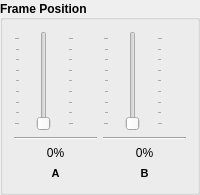
         <widget class="QGroupBox" name="groupBox_14">
          <property name="font">
           <font>
            <weight>75</weight>
            <bold>true</bold>
           </font>
          </property>
          <property name="title">
           <string>Frame Position</string>
          </property>
          <property name="alignment">
           <set>Qt::AlignLeading|Qt::AlignLeft|Qt::AlignVCenter</set>
          </property>
          <layout class="QHBoxLayout" name="horizontalLayout_57">
           <item>
            <layout class="QVBoxLayout" name="verticalLayout_64">
             <item>
              <spacer name="verticalSpacer_53">
               <property name="orientation">
                <enum>Qt::Vertical</enum>
               </property>
               <property name="sizeType">
                <enum>QSizePolicy::Minimum</enum>
               </property>
               <property name="sizeHint" stdset="0">
                <size>
                 <width>20</width>
                 <height>0</height>
                </size>
               </property>
              </spacer>
             </item>
             <item>
              <widget class="QSlider" name="slider_frame_0_position">
               <property name="sizePolicy">
                <sizepolicy hsizetype="Minimum" vsizetype="Expanding">
                 <horstretch>0</horstretch>
                 <verstretch>0</verstretch>
                </sizepolicy>
               </property>
               <property name="minimumSize">
                <size>
                 <width>60</width>
                 <height>100</height>
                </size>
               </property>
               <property name="maximumSize">
                <size>
                 <width>60</width>
                 <height>200</height>
                </size>
               </property>
               <property name="font">
                <font>
                 <weight>50</weight>
                 <bold>false</bold>
                </font>
               </property>
               <property name="minimum">
                <number>0</number>
               </property>
               <property name="maximum">
                <number>32767</number>
               </property>
               <property name="orientation">
                <enum>Qt::Vertical</enum>
               </property>
               <property name="tickPosition">
                <enum>QSlider::TicksBothSides</enum>
               </property>
               <property name="tickInterval">
                <number>4096</number>
               </property>
              </widget>
             </item>
             <item>
              <widget class="Line" name="line">
               <property name="orientation">
                <enum>Qt::Horizontal</enum>
               </property>
              </widget>
             </item>
             <item>
              <widget class="QLabel" name="lbl_position_0">
               <property name="font">
                <font>
                 <weight>50</weight>
                 <bold>false</bold>
                </font>
               </property>
               <property name="text">
                <string>0%</string>
               </property>
               <property name="alignment">
                <set>Qt::AlignCenter</set>
               </property>
              </widget>
             </item>
             <item>
              <widget class="QLabel" name="lbl_filter_cutoff_13">
               <property name="minimumSize">
                <size>
                 <width>0</width>
                 <height>15</height>
                </size>
               </property>
               <property name="maximumSize">
                <size>
                 <width>16777215</width>
                 <height>15</height>
                </size>
               </property>
               <property name="font">
                <font>
                 <pointsize>8</pointsize>
                 <weight>75</weight>
                 <bold>true</bold>
                </font>
               </property>
               <property name="text">
                <string>A</string>
               </property>
               <property name="alignment">
                <set>Qt::AlignCenter</set>
               </property>
              </widget>
             </item>
            </layout>
           </item>
           <item>
            <layout class="QVBoxLayout" name="verticalLayout_72">
             <item>
              <spacer name="verticalSpacer_61">
               <property name="orientation">
                <enum>Qt::Vertical</enum>
               </property>
               <property name="sizeType">
                <enum>QSizePolicy::Minimum</enum>
               </property>
               <property name="sizeHint" stdset="0">
                <size>
                 <width>20</width>
                 <height>0</height>
                </size>
               </property>
              </spacer>
             </item>
             <item>
              <widget class="QSlider" name="slider_frame_1_position">
               <property name="sizePolicy">
                <sizepolicy hsizetype="Minimum" vsizetype="Expanding">
                 <horstretch>0</horstretch>
                 <verstretch>0</verstretch>
                </sizepolicy>
               </property>
               <property name="minimumSize">
                <size>
                 <width>60</width>
                 <height>100</height>
                </size>
               </property>
               <property name="maximumSize">
                <size>
                 <width>60</width>
                 <height>200</height>
                </size>
               </property>
               <property name="font">
                <font>
                 <weight>50</weight>
                 <bold>false</bold>
                </font>
               </property>
               <property name="minimum">
                <number>0</number>
               </property>
               <property name="maximum">
                <number>32767</number>
               </property>
               <property name="orientation">
                <enum>Qt::Vertical</enum>
               </property>
               <property name="tickPosition">
                <enum>QSlider::TicksBothSides</enum>
               </property>
               <property name="tickInterval">
                <number>4096</number>
               </property>
              </widget>
             </item>
             <item>
              <widget class="Line" name="line_9">
               <property name="orientation">
                <enum>Qt::Horizontal</enum>
               </property>
              </widget>
             </item>
             <item>
              <widget class="QLabel" name="lbl_position_1">
               <property name="font">
                <font>
                 <weight>50</weight>
                 <bold>false</bold>
                </font>
               </property>
               <property name="text">
                <string>0%</string>
               </property>
               <property name="alignment">
                <set>Qt::AlignCenter</set>
               </property>
              </widget>
             </item>
             <item>
              <widget class="QLabel" name="lbl_filter_cutoff_16">
               <property name="minimumSize">
                <size>
                 <width>0</width>
                 <height>15</height>
                </size>
               </property>
               <property name="maximumSize">
                <size>
                 <width>16777215</width>
                 <height>15</height>
                </size>
               </property>
               <property name="font">
                <font>
                 <pointsize>8</pointsize>
                 <weight>75</weight>
                 <bold>true</bold>
                </font>
               </property>
               <property name="text">
                <string>B</string>
               </property>
               <property name="alignment">
                <set>Qt::AlignCenter</set>
               </property>
              </widget>
             </item>
            </layout>
           </item>
          </layout>
         </widget>
